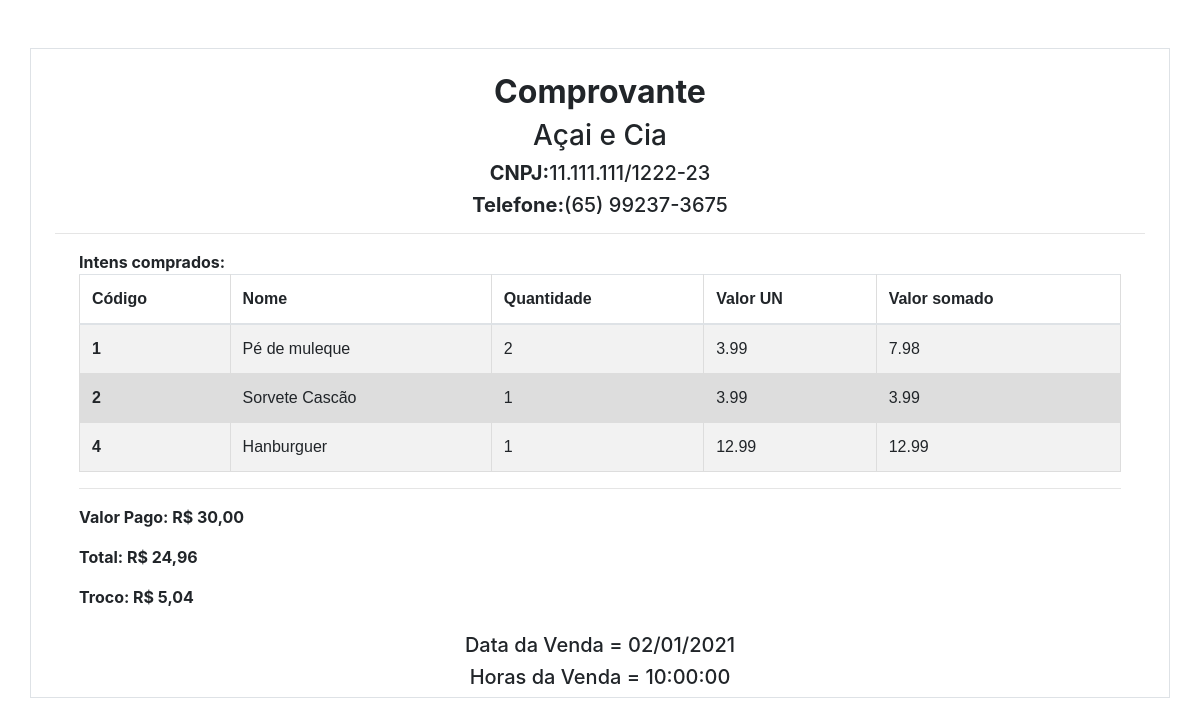
Screenshot of /comprovante.php?id_venda=5 with the database file from the repository.
### tables this page shows
CREATE TABLE IF NOT EXISTS `dados_empresa` (
  `id_dado` int(11) NOT NULL AUTO_INCREMENT,
  `id_adm` int(11) NOT NULL,
  `empresa` varchar(300) DEFAULT NULL,
  `cnpj` varchar(300) DEFAULT NULL,
  `telefone` varchar(300) DEFAULT NULL,
  PRIMARY KEY (`id_dado`)
);

CREATE TABLE IF NOT EXISTS `produto_venda` (
  `id_pv` int(11) NOT NULL AUTO_INCREMENT,
  `id_caixa` int(11) NOT NULL,
  `id_venda` int(11) NOT NULL,
  `id_produto` int(11) NOT NULL,
  `quantidade` int(11) NOT NULL,
  `valor` double NOT NULL,
  PRIMARY KEY (`id_pv`)
);

CREATE TABLE IF NOT EXISTS `produtos` (
  `id_produto` int(11) NOT NULL AUTO_INCREMENT,
  `id_adm` int(11) NOT NULL,
  `id_categoria` int(11) NOT NULL,
  `id_imagem` int(11) NOT NULL,
  `produto` varchar(300) NOT NULL,
  `descricao` varchar(300) NOT NULL,
  `codigo` int(11) NOT NULL,
  `quantidade` int(11) NOT NULL,
  `preco` double NOT NULL,
  PRIMARY KEY (`id_produto`)
);

CREATE TABLE IF NOT EXISTS `vendas` (
  `id_venda` int(11) NOT NULL AUTO_INCREMENT,
  `id_adm` int(11) NOT NULL,
  `id_funcionario` int(11) NOT NULL,
  `id_caixa` int(11) NOT NULL,
  `total` double DEFAULT NULL,
  `troco` double DEFAULT NULL,
  `valor_pago` double DEFAULT NULL,
  `situacao` int(11) DEFAULT NULL,
  `data_venda` date DEFAULT NULL,
  `hora_venda` time DEFAULT NULL,
  PRIMARY KEY (`id_venda`)
);

### comprovante.php (the view, shortened to what this page needs)
<?php
    $c = new conectar();
    $conexao = $c->conexao();
    $id_venda = $_GET["id_venda"];
    $busca_venda = "SELECT * FROM vendas WHERE id_venda = '$id_venda'";
    $resultado_venda = mysqli_query($conexao, $busca_venda);
    $venda = mysqli_fetch_array($resultado_venda);
    $id_adm = $venda["id_adm"];
    $busca_dado = "SELECT * FROM dados_empresa WHERE id_adm = '$id_adm'";
    $resultado_dado = mysqli_query($conexao, $busca_dado);
    $dado = mysqli_fetch_array($resultado_dado);
 ?>
 <!DOCTYPE html>
 <html>
 <head>
 	<link href="css/styles.css" rel="stylesheet" />
 </head>
 <body>
 	<div id="dados">
	 	<div class="container border mt-5">
	 		<center class="mt-4">
	 			<h2><b>Comprovante</b></h2>
	 			<h3><?php echo $dado["empresa"]; ?></h3>
	 			<h5><b>CNPJ:</b><?php echo $dado["cnpj"]; ?></h4>
	 			<h5><b>Telefone:</b><?php echo $dado["telefone"]; ?></h4>
	 		</center>
	 		<hr>
	 		<div class="container">
	 			<b>Intens comprados:</b>
	 			<table class="table table-striped">
				  <thead>
				    <tr>
				      <th scope="col">Código</th>
				      <th scope="col">Nome</th>
				      <th scope="col">Quantidade</th>
				      <th scope="col">Valor UN</th>
				      <th scope="col">Valor somado</th>
				    </tr>
				  </thead>
				  <tbody>
				  	<?php
				  	$busca_produto_venda = "SELECT * FROM produto_venda WHERE id_venda = '$id_venda'";
				    $resultado_produto_venda = mysqli_query($conexao, $busca_produto_venda);
				    while ($pv = mysqli_fetch_array($resultado_produto_venda)) {
				    	$id_produto = $pv["id_produto"];
				    	$busca_produto = "SELECT * FROM produtos WHERE id_produto = '$id_produto'";
					    $resultado_produto = mysqli_query($conexao, $busca_produto);
					    $produto = mysqli_fetch_array($resultado_produto);
					    $valor_somado = ($pv["valor"] * $pv["quantidade"]);
				  	?>
				    <tr>
				      <th scope="row"><?php echo $produto["codigo"]; ?></th>
				      <td><?php echo $produto["produto"]; ?></td>
				      <td><?php echo $pv["quantidade"]; ?></td>
				      <td><?php echo $pv["valor"]; ?></td>
				      <td><?php echo $valor_somado; ?></td>
				    </tr>
					<?php } ?>
				  </tbody>
				</table>
				<hr>
				<p><b>Valor Pago: R$ <?php $preco = number_format($venda["valor_pago"], 2, ',', ' '); echo($preco); ?></b></p>
				<p><b>Total: R$ <?php $preco = number_format($venda["total"], 2, ',', ' '); echo($preco); ?></b></p>
				<p><b>Troco: R$ <?php $preco = number_format($venda["troco"], 2, ',', ' '); echo($preco); ?></b></p>
	 		</div>
	 		<center class="mt-4">
	 			<h5>Data da Venda = <?php echo date('d/m/Y',  strtotime($venda["data_venda"])) ?></h5>
	 			<h5>Horas da Venda = <?php echo $venda["hora_venda"] ?></h5>
	 		</center>
	 	</div>
 	</div>
 </body>
 </html>

### comprovante.php (style rules this page uses)
table { font-family: arial, sans-serif; border-collapse: collapse; width: 100%; }
td, th { border: 1px solid #dddddd; text-align: left; padding: 8px; }
tr:nth-child(even) { background-color: #dddddd; }

### rows the page displays
dados_empresa: empresa "Açai e Cia", cnpj "11.111.111/1222-23", telefone "(65) 99237-3675"
produto_venda: id_produto.codigo "1", id_produto.produto "Pé de muleque", quantidade "2", valor "3.99", valor_somado "7.98"
produto_venda: id_produto.codigo "2", id_produto.produto "Sorvete Cascão", quantidade "1", valor "3.99"
produto_venda: id_produto.codigo "4", id_produto.produto "Hanburguer", quantidade "1", valor "12.99"
vendas: valor_pago "30,00", total "24,96", troco "5,04", data_venda "02/01/2021", hora_venda "10:00:00"
